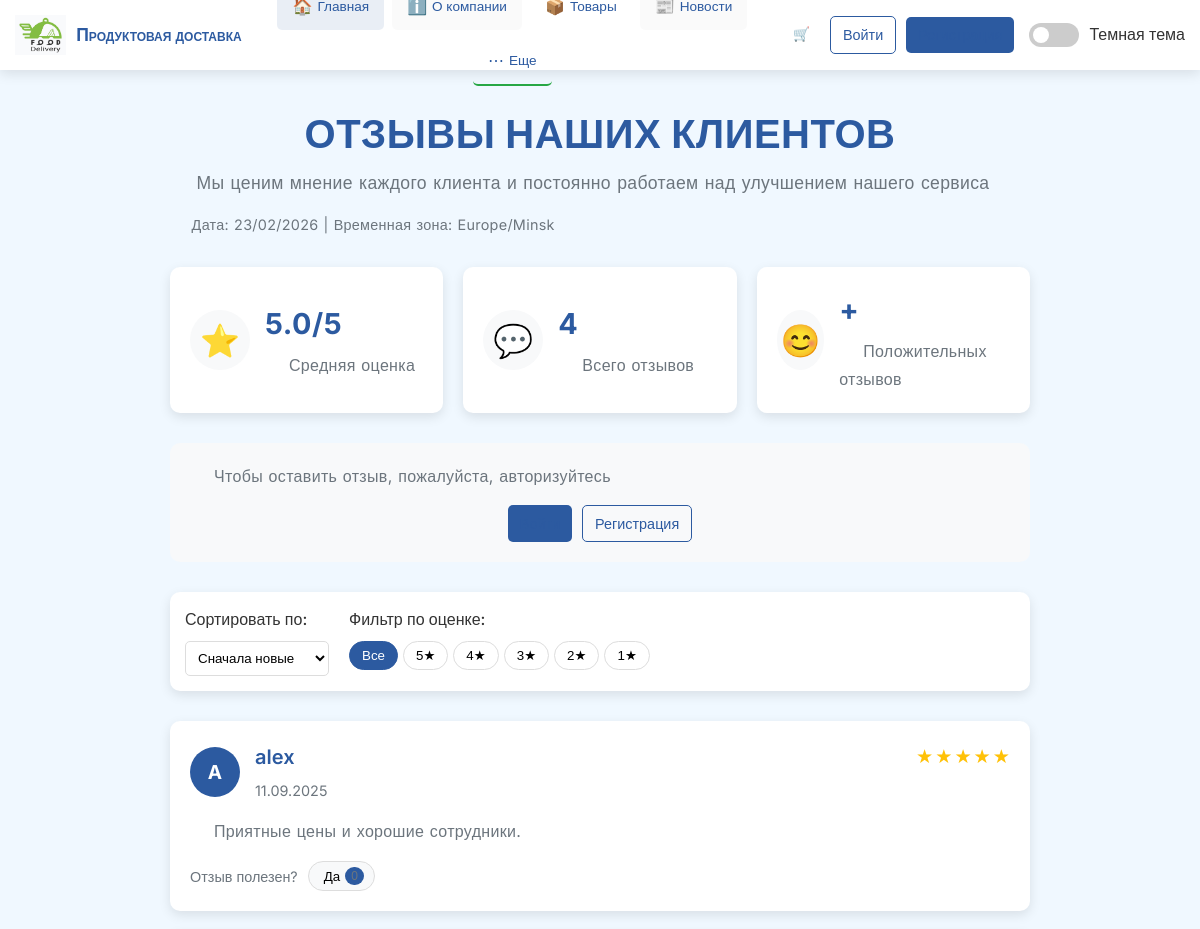
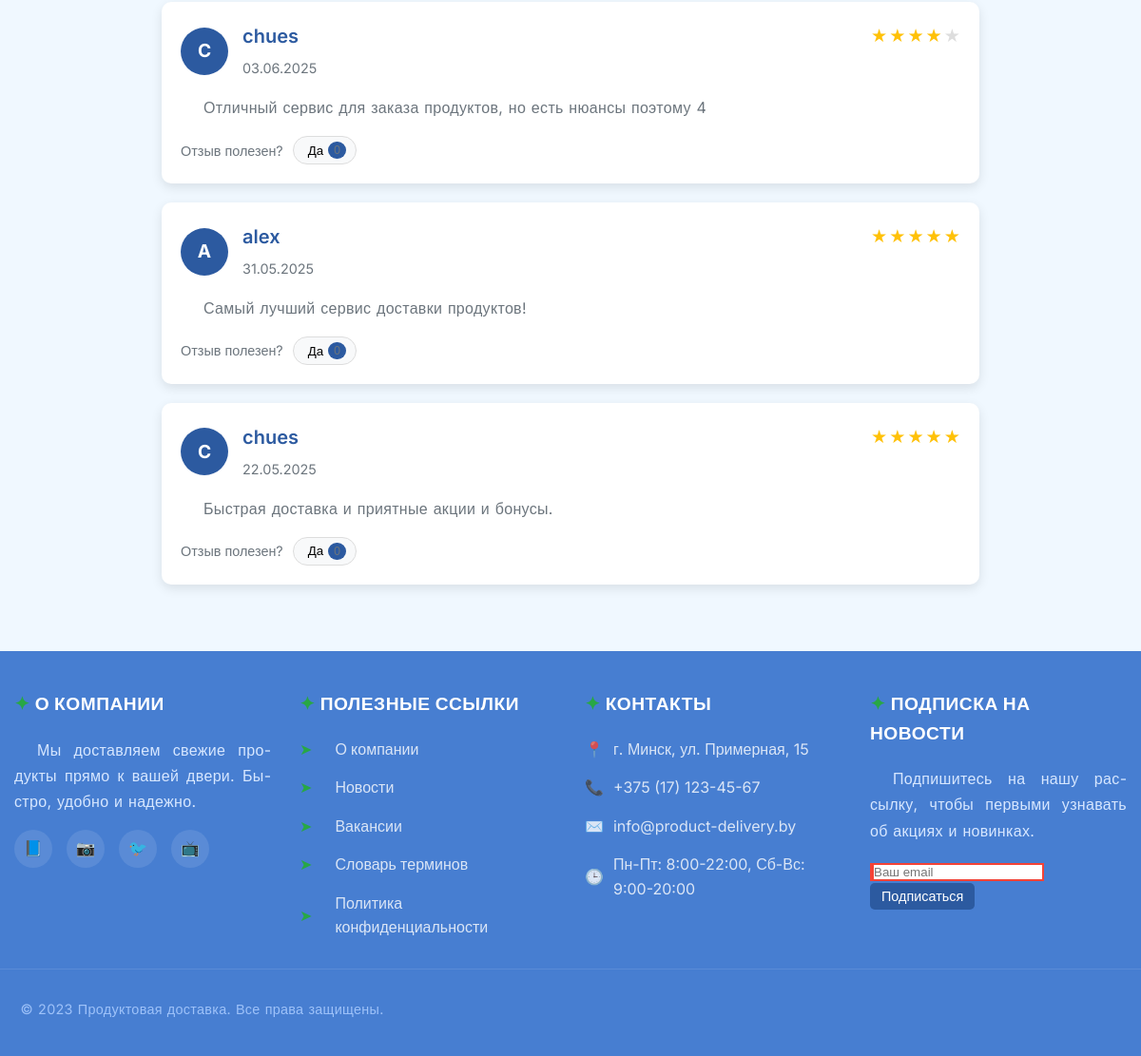
The app's page /reviews/ with its own data (2 pictures, top to bottom).
### delivery_app/models.py (models this page shows, shortened)
class Review(models.Model):
    user = models.ForeignKey(User, on_delete=models.CASCADE, related_name='reviews')
    product = models.ForeignKey(Product, on_delete=models.CASCADE, related_name='reviews', null=True, blank=True)  # Новая связь
    rating = models.IntegerField(choices=[(i, str(i)) for i in range(1, 6)])
    text = models.TextField()
    created_date = models.DateTimeField(auto_now_add=True)

### delivery_app/views.py (the view)
# urls.py: path('reviews/', views.reviews, name='reviews'),
def reviews(request):
    reviews = Review.objects.order_by('-created_date')
    context = {
        'reviews': reviews,
        'current_date': timezone.now().strftime('%d/%m/%Y'),
        'timezone': 'Europe/Minsk',
    }
    return render(request, 'delivery_app/reviews.html', context)

### delivery_app/templates/delivery_app/reviews.html (shortened to what this page needs)
{% extends "delivery_app/base.html" %}
{% load static %}
{% block content %}
<div class="reviews-container">
    <div class="page-header">
        <h1>Отзывы наших клиентов</h1>
        <p class="page-subtitle">Мы ценим мнение каждого клиента и постоянно работаем над улучшением нашего сервиса</p>
        <p class="current-date">Дата: {{ current_date }} | Временная зона: {{ timezone }}</p>
    </div>
    <div class="reviews-stats">
        <div class="stats-card">
            <div class="stats-icon">⭐</div>
            <div class="stats-content">
                <h3>{{ average_rating|default:"5.0" }}/5</h3>
                <p>Средняя оценка</p>
            </div>
        </div>
        <div class="stats-card">
            <div class="stats-icon">💬</div>
            <div class="stats-content">
                <h3>{{ reviews.count }}</h3>
                <p>Всего отзывов</p>
            </div>
        </div>
        <div class="stats-card">
            <div class="stats-icon">😊</div>
            <div class="stats-content">
                <h3>{{ positive_reviews }}+</h3>
                <p>Положительных отзывов</p>
            </div>
        </div>
    </div>
    <div class="add-review-section">
        {% if user.is_authenticated %}
            <button class="btn btn-primary btn-large" id="showReviewForm">
                <i class="fas fa-plus"></i> Добавить отзыв
            </button>
        {% else %}
            <div class="auth-required">
                <p>Чтобы оставить отзыв, пожалуйста, авторизуйтесь</p>
                <div class="auth-buttons">
                    <a href="{% url 'delivery_app:login' %}?next={{ request.path }}" class="btn btn-primary">Войти</a>
                    <a href="{% url 'delivery_app:register' %}?next={{ request.path }}" class="btn btn-outline">Регистрация</a>
                </div>
            </div>
        {% endif %}
    </div>
    <div class="reviews-filters">
        <div class="filter-group">
            <label>Сортировать по:</label>
            <select id="sortReviews">
                <option value="newest">Сначала новые</option>
            </select>
        </div>
        <div class="filter-group">
            <label>Фильтр по оценке:</label>
            <div class="rating-filter">
                <button class="filter-btn active" data-rating="all">Все</button>
                <button class="filter-btn" data-rating="5">5★</button>
                <button class="filter-btn" data-rating="4">4★</button>
                <button class="filter-btn" data-rating="3">3★</button>
                <button class="filter-btn" data-rating="2">2★</button>
                <button class="filter-btn" data-rating="1">1★</button>
            </div>
        </div>
    </div>
    <div class="reviews-list">
        {% for review in reviews %}
        <div class="review-card" data-rating="{{ review.rating }}">
            <div class="review-header">
                <div class="reviewer-info">
                    <div class="reviewer-avatar">
                        {{ review.user.username|first|upper }}
                    </div>
                    <div class="reviewer-details">
                        <h4>{{ review.user.username }}</h4>
                        <span class="review-date">{{ review.created_date|date:"d.m.Y" }}</span>
                    </div>
                </div>
                <div class="review-rating">
                    {% for i in "12345" %}
                    <span class="star{% if forloop.counter <= review.rating %} filled{% endif %}">★</span>
                    {% endfor %}
                </div>
            </div>
            <div class="review-content">
                <p>{{ review.text }}</p>
            </div>
            <div class="review-helpful">
                <span>Отзыв полезен?</span>
                <button class="helpful-btn" data-review-id="{{ review.id }}">
                     Да
                    <span class="helpful-count">{% if review.helpful_count %}{{ review.helpful_count }}{% else %}0{% endif %}</span>
                </button>
            </div>
        </div>
        {% endfor %}
    </div>
</div>
{% endblock %}

### delivery_app/static/delivery_app/css/style.css (style rules this page uses)
:root { --primary-color: #2c5aa0; --primary-dark: #1e3d6f; --primary-light: #3a6bc0; --secondary-color: #4CAF50; --secondary-dark: #388E3C; --accent-color: #FF9800; --text-dark: #2c3e50; --text-light: #6c757d; --bg-light: #f8f9fa; --bg-white: #ffffff; --border-color: #e9ecef; --shadow: 0 4px 12px rgba(0, 0, 0, 0.1); --shadow-hover: 0 8px 24px rgba(0, 0, 0, 0.15); }
* { margin: 0; padding: 0; box-sizing: border-box; }
body { font-family: 'Segoe UI', Tahoma, Geneva, Verdana, sans-serif; line-height: 1.6; color: var(--text-dark); background-color: var(--bg-light); }
h1, h2, h3, h4, h5, h6 { color: var(--primary-color); margin-bottom: 1rem; font-weight: 600; }
h1 { font-size: 2.5em; line-height: 1.2; }
h3 { font-size: 1.5em; }
h4 { font-size: 1.25em; }
p { margin-bottom: 1rem; color: var(--text-light); }
a { color: var(--primary-color); text-decoration: none; transition: color 0.3s ease; }
.btn { display: inline-block; padding: 12px 24px; border: none; border-radius: 8px; font-size: 1em; font-weight: 500; text-align: center; cursor: pointer; transition: all 0.3s ease; text-decoration: none; position: relative; overflow: hidden; }
.btn-primary { background-color: var(--primary-color); color: white; }
.btn-outline { background-color: transparent; color: var(--primary-color); border: 2px solid var(--primary-color); }

### delivery_app/templates/delivery_app/base.html (style rules this page uses)
:root { --primary-color: #2c5aa0; --secondary-color: #f8f9fa; --accent-color: #28a745; --text-color: #333; --light-text: #6c757d; --border-color: #e9ecef; --shadow: 0 4px 12px rgba(0, 0, 0, 0.1); --transition: all 0.3s ease; }
* { margin: 0; padding: 0; box-sizing: border-box; }
body { font-family: 'Inter', sans-serif; line-height: 1.6; color: var(--text-color); background-color: #f0f8ff; background-image: radial-gradient(ellipse at 30% 20%, rgba(173, 216, 230, 0.4) 0%, transparent 50%), radial-gradient(ellipse at 70% 80%, rgba(135, 206, 250, 0.3) 0%, transparent 50%) fixed !important; background-attachment: fixed !important; display: flex; flex-direction: column; min-height: 100vh; }
h1, h2, h3 { font-weight: 700; margin-bottom: 1rem; text-transform: uppercase; letter-spacing: 0.5px; }
a[href^="/"] { font-weight: 500; }
a:link { color: var(--primary-color); text-decoration: none; }
p { margin-bottom: 1rem; text-indent: 1.5em; line-height: 1.7; word-spacing: 0.05em; letter-spacing: 0.02em; text-align: justify; word-wrap: break-word; hyphens: auto; }
.btn { padding: 10px 20px; border-radius: 5px; font-weight: 500; transition: var(--transition); border: none; cursor: pointer; }
.btn { padding: 6px 12px; border-radius: 5px; font-weight: 500; transition: var(--transition); border: none; cursor: pointer; display: inline-flex; align-items: center; gap: 5px; font-size: 0.9rem; }
.btn-primary { background-color: var(--primary-color); color: white; }
.btn-outline { background-color: transparent; border: 1px solid var(--primary-color); color: var(--primary-color); }

### records on screen
Review: user.username|first "A", user.username "alex", created_date "11.09.2025", text "Приятные цены и хорошие сотрудники."
Review: user.username|first "C", user.username "chues", created_date "03.06.2025", text "Отличный сервис для заказа продуктов, но есть нюансы поэтому 4"
Review: user.username|first "A", user.username "alex", created_date "31.05.2025", text "Самый лучший сервис доставки продуктов!"
Review: user.username|first "C", user.username "chues", created_date "22.05.2025", text "Быстрая доставка и приятные акции и бонусы."

### other values on screen
{{ timezone }} "Europe/Minsk"
{{ average_rating|default:"5.0" }} "5.0"
{{ reviews.count }} "4"
